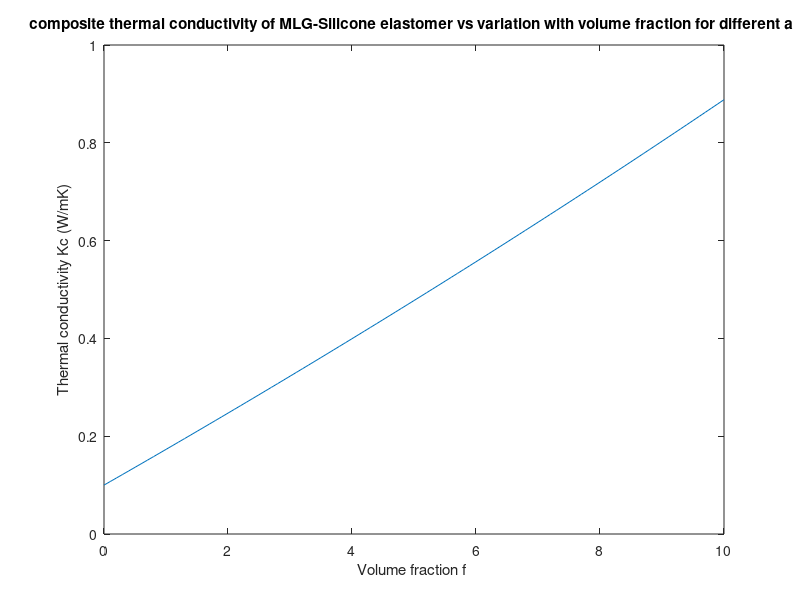

Reproduce this figure in MATLAB.
clc;
close all;
clear all;


%%%%%%%%%%%
A= 775;
sigbA = 3.7*10^9 ;
% p=[ 0.001167 0.00233 .0035 .005 0.01 ]
p=[ 0.0098  ]
%0.0007 0.0021 .0049  0.0098

L= 500*10^-9

% v=2*10^4;
% C= 700 *2300

%kp= 2000;
km=0.1;

Rb=10*10^-9;


f=0:0.001:0.1

for j=1:length(p)
for i=1:length(f)
    
    Lef=(A* L)/(A+ L);
    
%     kp = 1/3 *Lef* v* C*0.5
    kp =(sigbA )/(1/(L)+2/(pi *A));
    
    H(j)=p(j)*L
    
    a11(j)=L;
    a21(j)=L;
    a31(j)=H(j);
    
    ak1=Rb*km
    alp1(j)=Rb*km/H(j)
    
    

    L11(j)=((p(j))^2/(2*((p(j))^2-1)))+((p(j))/(2*(1-(p(j))^2)^(3/2)))*acos(p(j))
    gama(j)=(1+2*p(j))*alp1(j);

    L22(j)=L11(j);
    L33(j)=1-2*L11(j)

    kc11(j)=kp/(1+gama(j)*L11(j)*kp/km);
    kc22(j)=kp/(1+gama(j)*L22(j)*kp/km);
    kc33(j)=kp/(1+gama(j)*L33(j)*kp/km);

    b11(j)=(kc11(j)-km)/(km +L11(j)*(kc11(j)-km));
    b22(j)=(kc22(j)-km)/(km +L22(j)*(kc22(j)-km));
    b33(j)=(kc33(j)-km)/(km +L33(j)*(kc33(j)-km));

    
    
 
  k1(i) =(3+f(i)*(2*b11(j)*(1-L11(j))+b33(j)*(1-L33(j))))/(3-f(i)*(2*b11(j)*L11(j)+b33(j)*L33(j)));
  ka1(i)=k1(i)*km;
  ke1(i)=ka1(i);
  
  
end
plot(f*100,ke1)
hold on;
xlabel('Volume fraction f '), ylabel('Thermal conductivity Kc (W/mK)'),
title('composite thermal conductivity of MLG-Silicone elastomer vs variation with volume fraction for different a ')
end
f1=f*100;
f2=f1';
ke2=ke1';